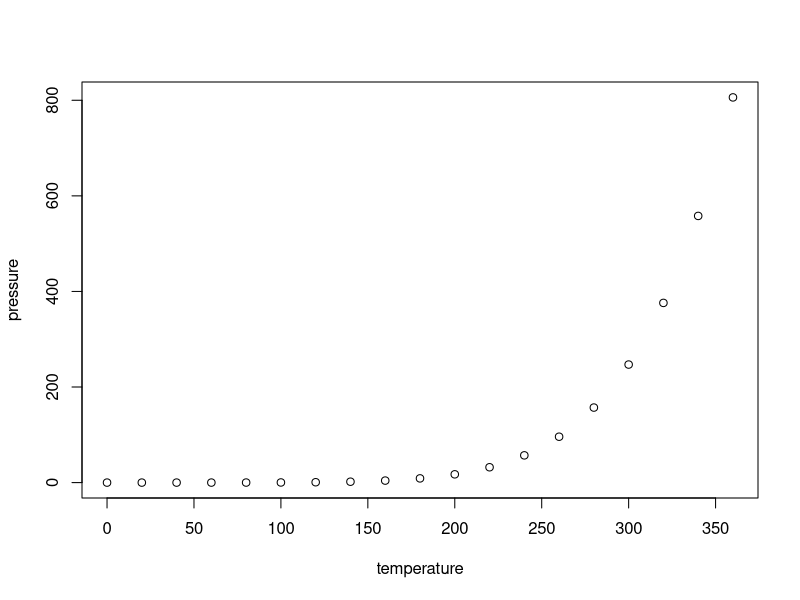
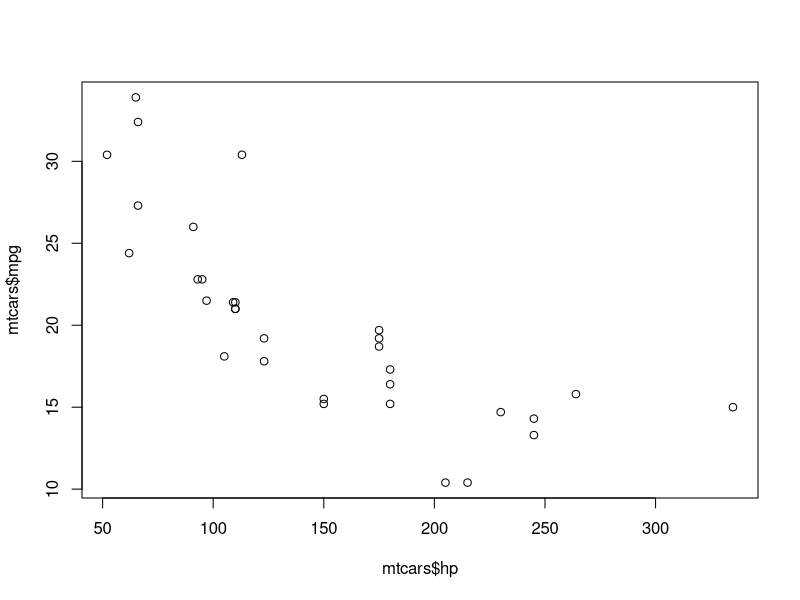
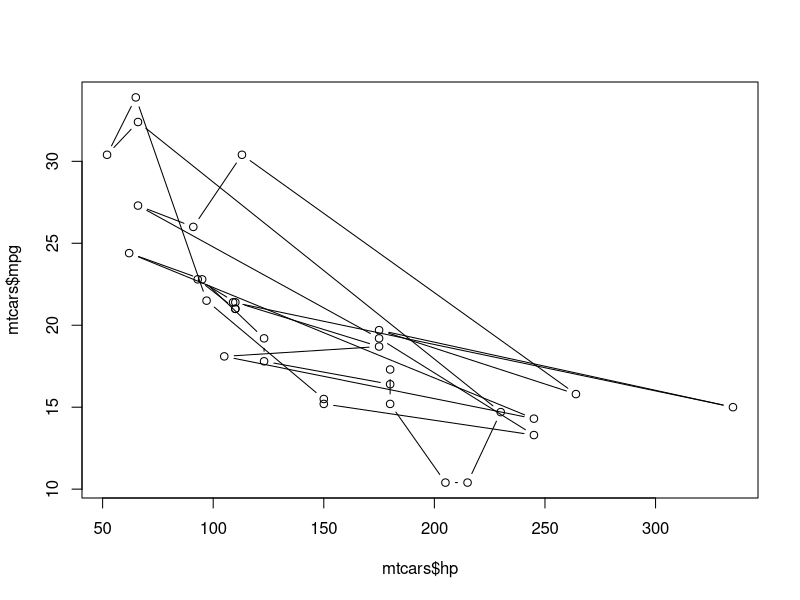
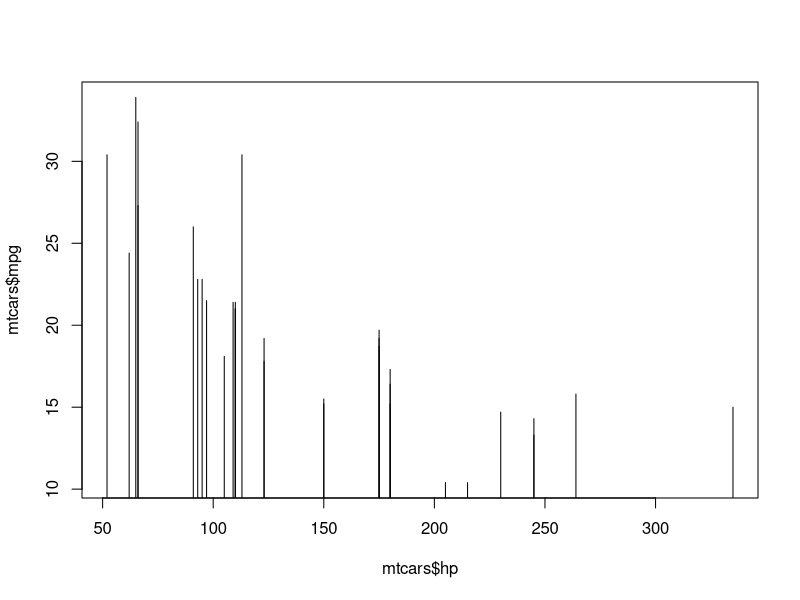
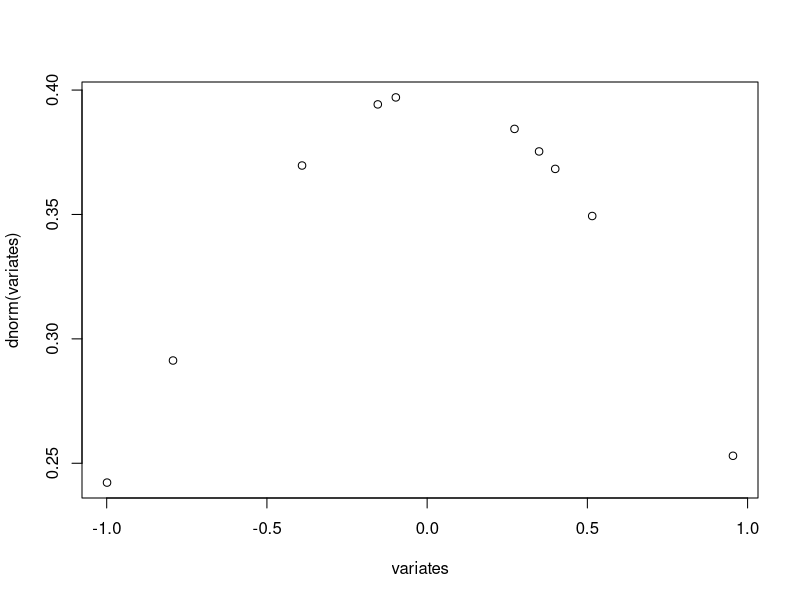
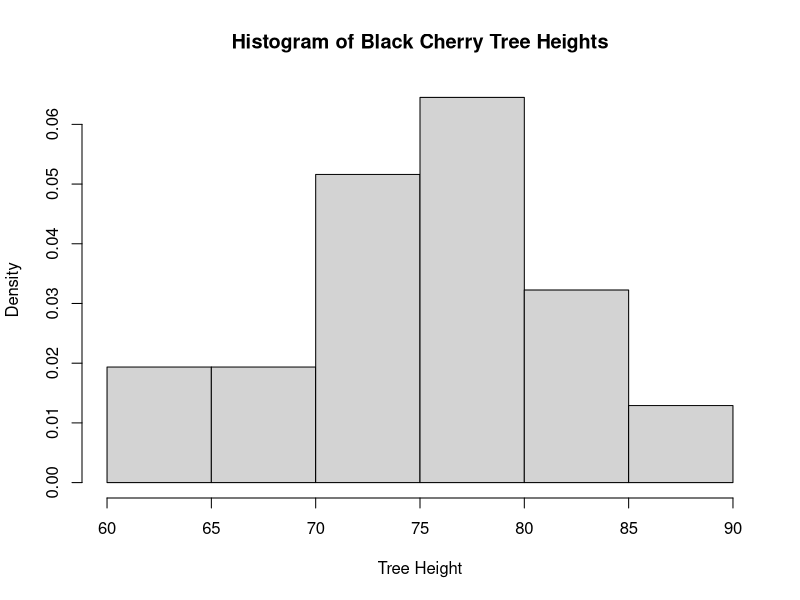
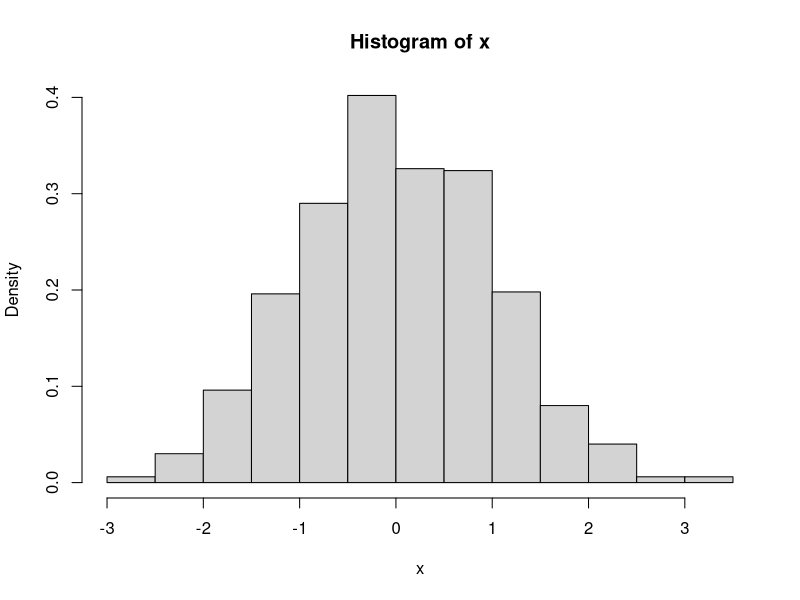
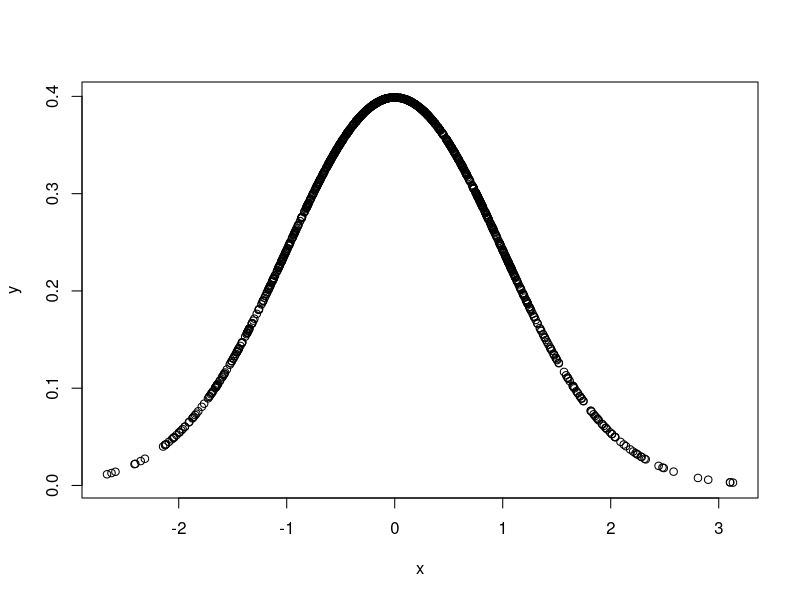

Source code (R) for these figures, in order:
## ---- chunk 1
knitr::opts_chunk$set(echo = TRUE, message = FALSE)
## ---- chunk 2
print("Hello World") # comments are made using the '#' sign, same as in Python
## ---- chunk 3

5-1
5*2
4/2
4^2
#or
4**2
## ---- chunk 4
4>2
2>4
2>=2 # greater than or equal to
2==2 # exactly equal
4!=2 # not equal to
## ---- chunk 5
x <- 2
y <- 3
z <- x + y
z
## ---- chunk 6
typeof(3) # notice this will still be a double

x <- 3.0 # R recognizes to drop the 0
x
typeof(x)
y <- 3.5
y
typeof(y)
y <- as.integer(y)
y # type casting y will truncate the original value
typeof(y)
## ---- chunk 7

myName <- "Ksenia Arzumanova"
myName
is.character(myName) 
## ---- chunk 8
myList <- c(1,2,3) #Container
myList

anotherList <- c("a", "b", "c")
anotherList 

myList[2]
anotherList[2]
## ---- chunk 9
A = matrix(c(11, 22, 33, 44, 55, 66), nrow = 2, ncol = 3, byrow = TRUE) # filled by rows
A
B = matrix(c(11, 22, 33, 44, 55, 66), nrow = 2, ncol = 3, byrow = FALSE) # filled by columns
B
## ---- chunk 10
B[,] # the whole matrix
B[2, ] # second row, all of the columns
B[ , 1] # all rows, first column
B[2, 1] # second row, first column
## ---- chunk 11
df <- data.frame(geneIndex = c(1, 2, 3), geneID = c(92231, 2313, 5641), geneName = c("FOS1", "JUN", "BERP"))
df
## ---- chunk 12
df[1, 2]
## ---- chunk 13
df$geneID # all of the rows that belong to geneID
df$geneID[2] # second row under geneID
## ---- chunk 14
which(df$geneID == 2313) # returns the row for which the condition returns 'true'
df$geneName[df$geneID == 2313]
## ---- chunk 15
data()
## ---- chunk 16
class(cars) # here I don't use 'typeof()', because there's a hierarchy between that and 'class()' - 'typeof()' returns the data types of the elements of the object, in this case they would be of type 'list'. If we used 'class()' on doubles, it would return type 'numeric', because integers and doubles belong to the class 'numeric'

str(cars) # displays the internal structure of the object
nrow(cars) # number of rows
ncol(cars) # number of columns
head(cars, n=5) # first 5 rows
tail(cars, n=5) # last 5 rows
dimnames(cars) # names of the dimensions - first element will return a list of rownames, second will be a list of column/field names
summary(cars) # returns summary statistics, such as min, max, mean, and quartile information
## ---- chunk 17
plot(pressure)
## ---- chunk 18
dimnames(mtcars)[2] # field names
plot(mtcars$hp, mtcars$mpg) # defaults to scatter plot
plot(mtcars$hp, mtcars$mpg, type = 'b') # tries to connect lines between points (not always meaningful)
plot(mtcars$hp, mtcars$mpg, type = 'h') # histogram-like lines
## ---- chunk 19
#draw random variates from the normal distribution
variates <- rnorm(10)
variates
## ---- chunk 20
#calculate probabilities (densities) of variates
dnorm(variates)
plot(variates, dnorm(variates))

## ---- chunk 21
#cumulative density to the left of the variate

pnorm(0) # should be intuitive, because half of the normal distribution is to the left of 0 
pnorm(1.96) # 1.96 should look familiar as one of the critical values for an approximate 95% confidence interval 
pnorm(-1.96) # however these critical values are for a two-tailed test (for a significance level of 5%)
pnorm(1.96)-pnorm(-1.96)

## ---- chunk 22
#gives us the exact points at which the normal distribution has a particular cumulative density

qnorm(0.5)
qnorm(0.975)
qnorm(c(0.025, 0.975))
## ---- chunk 23
hist(trees$Height, main = "Histogram of Black Cherry Tree Heights", freq = FALSE, 
     xlab = "Tree Height") # setting `freq = FALSE` transforms the y-axis to density rather than frequency
## ---- chunk 24
x <- rnorm(1000) 
y <- dnorm(x) 
hist(x, freq = FALSE, ylim = c(0,0.4)) 
plot(x,y) # alternative representation
## ---- chunk 25
x <- rnorm(1000, mean = mean(trees$Height), sd = sd(trees$Height))
y <- dnorm(x, mean = mean(trees$Height), sd = sd(trees$Height))
hist(trees$Height, freq = FALSE)
points(x, y)
## ---- chunk 26
my_samples <- rnorm(100, mean = 50, sd = 5)
hist(my_samples)
## ---- chunk 27
pnorm(50, mean = 50, sd = 5)

## ---- chunk 28
my_samples_2 <- rnorm(100, mean = 50, sd = 10)
hist(my_samples_2)
my_samples_3 <- rnorm(100, mean = 50, sd = 100)
hist(my_samples_3)
#As the standard deviation gets larger, the data that you can draw gets more variable. They are
#not as centered around the mean value and do not look as "normal" 
#The domain and range of the data becomes more variable with a larger standard deviation 

## ---- chunk 29
#Ignorning #4 and #5 per instructions 
## ---- chunk 30
#Ignorning #4 and #5 per instructions 
## ---- chunk 31
#calculating based on part 1 
plot(my_samples, pnorm(my_samples, mean = 50, sd = 5))
abline(h=0.5, v=50) 


#the right most point on the graph is the point x where the area
# under the curve up tp that point is the probability that a random variable 
#is equal to or less than that value of x 
#So the farmost right point is the probability that any value in the range will be chosen
#which is the probability of 1 (you will pick a value in the set if you pick a value)
## ---- chunk 32
#The point outlined by the gridlines is the inflection point in the CDF graph.
#This shows where the 50% probability point is in the values (which is the mean). 
#After the mean value, the probability increases rapidly and then levels out which matches
#the area under the curve of the shape of the normal distribution graph as the values increase
#Corresponsing to the answer in #3, as the standard deviation changes, this point of inflection #(or the halfway point, 50% probability)would not change, but the spread of the CDF would #increase or decrease depending on how spread out the data is due to the variation. 
